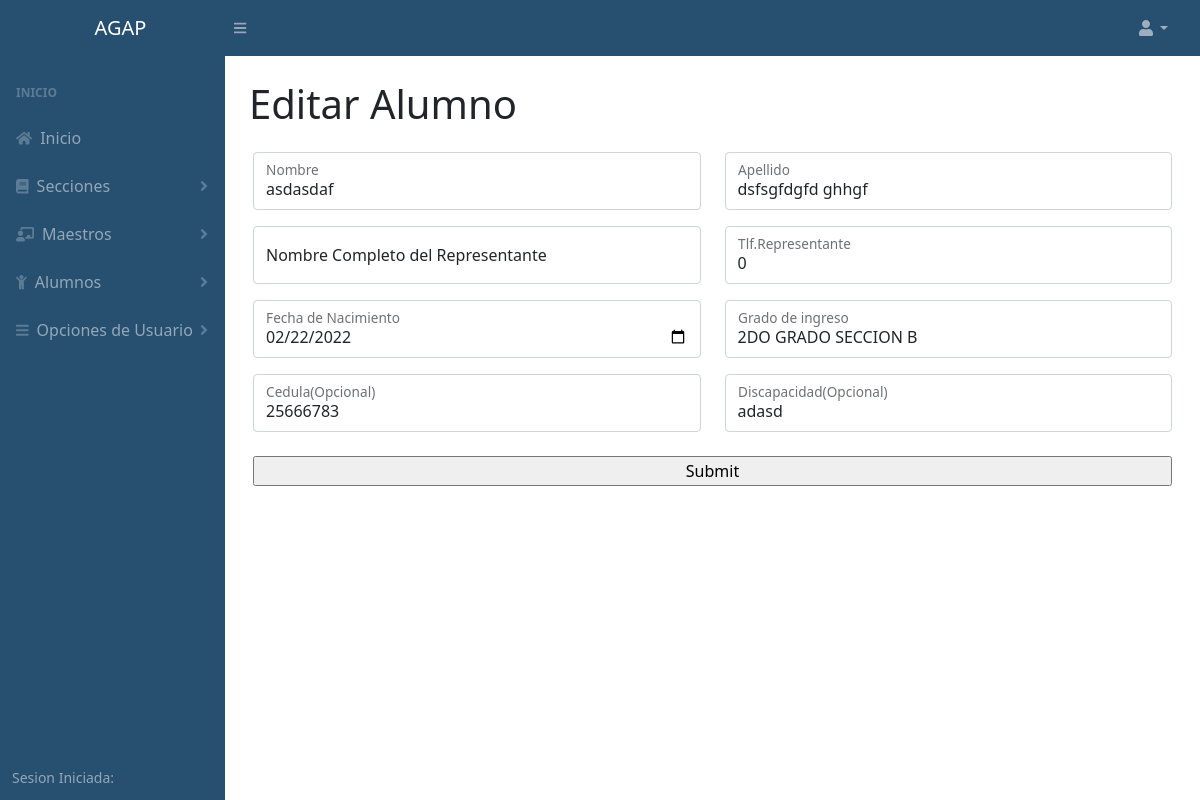
The page /editar_alumno.php?id=6 on the database its author committed.
### tables this page shows
CREATE TABLE `alumnos` (
  `id_alumno` int(11) NOT NULL AUTO_INCREMENT,
  `nombres` varchar(200) NOT NULL,
  `apellidos` varchar(200) NOT NULL,
  `cedula` int(30) NOT NULL,
  `tlf` int(56) NOT NULL,
  `nacimiento` varchar(200) NOT NULL,
  `curso` varchar(150) NOT NULL,
  `nombre_rep` varchar(250) NOT NULL,
  `discapacidad` varchar(250) NOT NULL,
  `est_p` int(100) NOT NULL DEFAULT '1',
  PRIMARY KEY (`id_alumno`),
  KEY `curso` (`curso`),
  KEY `curso_2` (`curso`)
);

### php/alumno/conexion.php (called while the page is built, shortened)
<?php
	class conexion
	{
		private $host;
		private $user;
		private $password;
		private $database;
		function __construct(){
			$this->host 	= "localhost";
			$this->user 	= "root";
			$this->password = "";
			$this->database = "agap";
		}
		public function conectar(){
			$conexion = mysqli_connect($this->host, $this->user, $this->password, $this->database);
			return $conexion;
		}
	}
 ?>

### php/alumno/alumno.php (called while the page is built, shortened)
<?php
	include "conexion.php";
	class alumno
	{
		private $link;
		function __construct()
		{
			$this->conn  = new conexion();
			$this->link  = $this->conn->conectar();
		}
		public function getUserById($id=NULL)
		{
				$query  = "SELECT * FROM alumnos WHERE id_alumno =" .$id;
				$result = mysqli_query($this->link, $query);
				$data   = array();
  				while ($data[] = mysqli_fetch_assoc($result));
  				array_pop($data);
				return $data;
		}
	}
?>

### editar_alumno.php (the view, shortened to what this page needs)
<?php
	include "php/alumno/alumno.php";
	$alumno = new alumno;
	$id = isset($_GET['id'])?$_GET['id']:NULL;
	$alumno = $alumno->getUserById($id);
	$nombre = "";
	$apellido = "";
	$cedula = "";
	$tlf = "";
	$nacimiento = "";
	$nombre_rep = "";
	$discapacidad = "";
	$curso = "";
	if ($alumno) {
		$nombre			= $alumno[0]['nombres'];
		$apellido		= $alumno[0]['apellidos'];
		$cedula 		= $alumno[0]['cedula'];
		$tlf 			= $alumno[0]['tlf'];
		$nacimiento		= $alumno[0]['nacimiento'];
		$nombre_rep		= $alumno[0]['nombre_rep'];
		$discapacidad 	= $alumno[0]['discapacidad'];
		$curso 			= $alumno[0]['curso'];
	}
?>
<!DOCTYPE html>
<html lang="en">
<head>
    <link href="css/stylo.css" rel="stylesheet" />
    <link href="css/styles.css" rel="stylesheet" />
</head>
<body>
	<?php include "php/acceso.php"?>
		<h1 class="mt-4">Editar Alumno</h1>
                        <div class="row justify-content-center">
                                    <div class="card-body">
                                        <form action="php/alumno/alumno_controler.php" method="POST">
                                            <div class="row mb-3">
                                                <div class="col-md-6">
                                                    <div class="form-floating mb-3 mb-md-0">
                                                        <input class="form-control" id="inputFirstName" type="text" placeholder="Enter your first name" name="nombre" value="<?=$nombre;?>" />
                                                        <label for="inputFirstName">Nombre</label>
                                                    </div>
                                                </div>
                                                <div class="col-md-6">
                                                    <div class="form-floating">
                                                        <input class="form-control" id="inputLastName" type="text" placeholder="Enter your last name" name="apellido" value="<?=$apellido;?>" />
                                                        <label for="inputLastName">Apellido</label>
                                                    </div>
                                                </div>
                                            </div>
                                           <div class="row mb-3">
                                                <div class="col-md-6">
                                                    <div class="form-floating mb-3 mb-md-0">
                                                        <input class="form-control" id="inputFirstName" type="text" placeholder="Enter your first name" name="nombre_rep" value="<?=$nombre_rep;?>" />
                                                        <label for="inputFirstName">Nombre Completo del Representante</label>
                                                    </div>
                                                </div>
                                                <div class="col-md-6">
                                                    <div class="form-floating">
                                                        <input class="form-control" id="inputLastName" type="text" placeholder="Enter your last name" name="tlf" value="<?=$tlf;?>"  />
                                                        <label for="inputLastName">Tlf.Representante</label>
                                                    </div>
                                                </div>
                                            </div>
                                            <div class="row mb-3">
                                                <div class="col-md-6">
                                                    <div class="form-floating mb-3 mb-md-0">
                                                        <input class="form-control" id="inputFirstName" type="date" placeholder="Enter your first name" name="nacimiento" value="<?=$nacimiento;?>" />
                                                        <label for="inputFirstName">Fecha de Nacimiento</label>
                                                    </div>
                                                </div>
                                                <div class="col-md-6">
                                                    <div class="form-floating">
                                                        <input class="form-control" id="inputLastName" type="text" placeholder="Enter your last name" name="curso" value="<?=$curso;?>" />
                                                        <label for="inputLastName">Grado de ingreso</label>
                                                    </div>
                                                </div>
                                            </div>
                                            <div class="row mb-3">
                                                <div class="col-md-6">
                                                    <div class="form-floating mb-3 mb-md-0">
                                                        <input class="form-control" id="inputFirstName" type="text" placeholder="Enter your first name" name="cedula" value="<?=$cedula;?>" />
                                                        <label for="inputFirstName">Cedula(Opcional)</label>
                                                    </div>
                                                </div>
                                                <div class="col-md-6">
                                                    <div class="form-floating">
                                                        <input class="form-control" id="inputLastName" type="text" placeholder="Enter your last name" name="discapacidad" value="<?=$discapacidad;?>" />
                                                        <label for="inputLastName">Discapacidad(Opcional)</label>
                                                    </div>
                                                </div>
                                            </div>
                                            <div class="mt-4 mb-0">
                                                <div class="d-grid"><input type="submit" name="crear"></div>
                                            </div>
                                        </form>
                                    </div>
                             </div>
                </main>
</body>
</html>

### rows shown on the page
alumnos: nombre "asdasdaf", apellido "dsfsgfdgfd ghhgf", tlf "0", nacimiento "02/22/2022", curso "2DO GRADO SECCION B", cedula "25666783", discapacidad "adasd"
